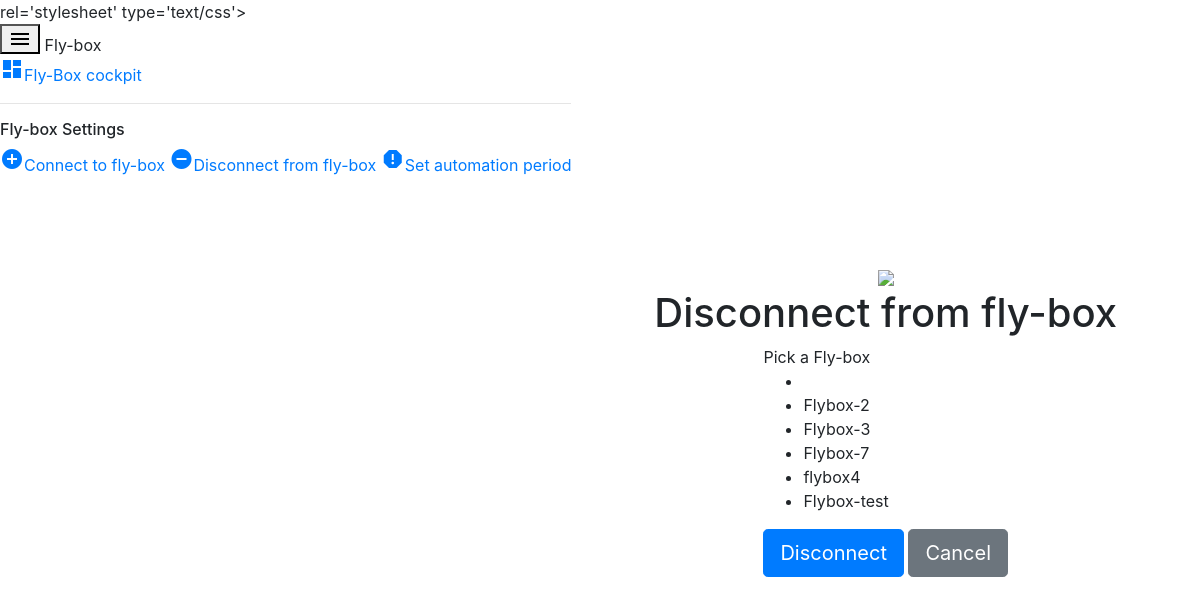
Screenshot of /disconnect with the database file from the repository.
### home/models.py (models this page shows, shortened)
class Flyboxset(models.Model):
	title = models.CharField(max_length=250,null=False,unique=True)
	ipaddress = models.CharField(max_length=25, null=False)
	publish = models.DateTimeField(default=timezone.now)
	created = models.DateTimeField(auto_now_add=True)
	updated = models.DateTimeField(auto_now=True)

### home/views.py (the view)
# urls.py: path('disconnect', views.disconnect, name='disconnect'),
def disconnect(request):
    posts = Flyboxset.objects.all()
    return render(request, 'home/disconnect.html', {'posts': posts})

### home/templates/home/disconnect.html (shortened to what this page needs)
{% extends "home/base.html" %}
{% block selected2 %}mdc-list-item--selected{% endblock %}
{% block content %}
<main class="mdc-drawer-app-content main-content">
 <div class="demo-image">
    <img src="https://img.icons8.com/material/96/000000/disconnected.png">
    </div>
  <h1>Disconnect from fly-box</h1>
<form action="/disconnect_flybox/" id="disconnectform" method="post">{% csrf_token %}
   <div class="mdc-form-field">
    <div class="form-group">
<div class="mdc-select">
  <div class="mdc-select__anchor demo-width-class">
    <span class="mdc-floating-label">Pick a Fly-box</span>
  </div>
  <div class="mdc-select__menu mdc-menu mdc-menu-surface demo-width-class">
    <ul class="mdc-list">
      <li class="mdc-list-item mdc-list-item--selected" data-value="" aria-selected="true"></li>
            {% for post in posts %}
      <li class="mdc-list-item" data-value="{{post.pk}}" name="name">
        <span class="mdc-list-item__text">
{{post.title}}        </span>
      </li>
      {%endfor%}
    </ul>
  </div>
</div>
</div>
</div>
      <div class="form-group">
  <button  class="btn btn-lg btn-primary" id="delete" type="button" data-toggle="modal" data-target="#exampleModalCenter">Disconnect</button>
<button class="btn btn-secondary btn-lg" type="reset">Cancel</button>
</div>
</form>
  </main>
{% endblock %}

### static/css/base.css (style rules this page uses)
html { height: 100%; }
body { display: -webkit-box; display: flex; -webkit-box-orient: vertical; -webkit-box-direction: normal; flex-direction: column; min-height: 100%; margin: 0; font-family: 'Lora', serif; background-color: #FEF9EA; }
.main-content { display: -webkit-box; display: flex; -webkit-box-orient: vertical; -webkit-box-direction: normal; flex-direction: column; -webkit-box-align: center; align-items: center; -webkit-box-pack: center; justify-content: center; -webkit-box-flex: 1; flex: 1; padding: 1.5rem; }

### rows the page displays
Flyboxset: {{ post.pk }} 6 (drawn), title "Flybox-2"
Flyboxset: {{ post.pk }} 7 (drawn), title "Flybox-3"
Flyboxset: {{ post.pk }} 9 (drawn), title "Flybox-7"
Flyboxset: {{ post.pk }} 14 (drawn), title "flybox4"
Flyboxset: {{ post.pk }} 15 (drawn), title "Flybox-test"
